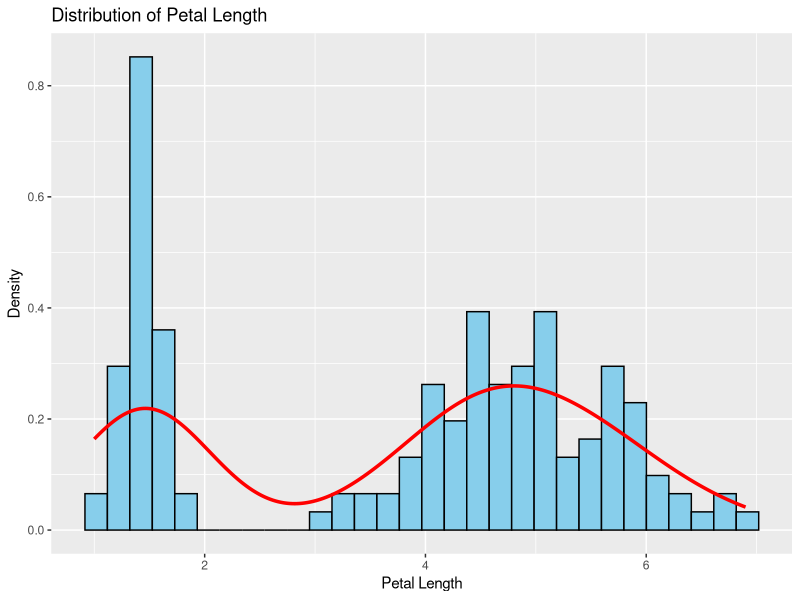

Recreate this plot in R. (Note: this script raises an error after producing the figure.)
# normal distribution, 鐘形對稱：平均值、中位數、眾數全部相同
# 約68% 落在 𝜇 ± 1 𝜎 ，95% 落在 𝜇 ± 2 𝜎 

# | 功能          | 說明            | R 寫法                                |
# | ------------ | --------------- | ------------------------------------ |
# | 計算 Z-score  | 對變數標準化      | `scale(x)`                           |
# | 理論常態密度   | 計算機率密度      | `dnorm(x, mean, sd)`                 |
# | 累積分布函數   | $P(X \leq x)$   | `pnorm(x, mean, sd)`                 |
# | 繪圖密度曲線   | 觀察分布狀況      | `geom_density()`, `geom_histogram()` |

library(ggplot2)
# ! aes() 代表「美學映射 (aesthetics)」：把資料欄位映射到圖形屬性（x、y、color、fill、size...）

ggplot(iris, aes(x = Petal.Length)) +
  geom_histogram(aes(y = after_stat(density)), bins = 30, fill = "skyblue", color = "black") +
  geom_density(color = "red", linewidth = 1.2) +
  labs(title = "Distribution of Petal Length", x = "Petal Length", y = "Density")


# 可以只輸出特定己行 c[]
iris$Petal.Length.z <- scale(iris$Petal.Length)
head(iris[c("Petal.Length", "Petal.Length.z")])
head(iris)

# -------------------------------------------------------
# dnorm vs pnorm
# dnorm, density of the normal distribution	
# 理論上的分布，圖會是鐘型
# pnorm, probability of the normal distribution
# 累積的分布，圖最後會到1(100%)

# -------------------------------------------------------
mu <- iris %>% summarise(m = mean(Sepal.Length)) %>% pull(m)
s  <- iris %>% summarise(s = sd(Sepal.Length))   %>% pull(s)

df <- tibble(x = seq(min(iris$Sepal.Length) - 0.5,
                     max(iris$Sepal.Length) + 0.5, by = 0.01)) %>%
  mutate(
    density = dnorm(x, mean = mu, sd = s),
    cdf     = pnorm(x, mean = mu, sd = s)
  )
# head(df)
ggplot(df, aes(x = x)) +
  geom_line(aes(y = density), color = "steelblue", size = 1.2) +
  geom_line(aes(y = cdf), color = "darkorange", size = 1.2) +
  labs(
    title = "dnorm() vs pnorm() for iris$Sepal.Length",
    subtitle = paste0("mean = ", round(mu, 2), ", sd = ", round(s, 2)),
    caption = "blue line's dnorm(), orange line's pnorm()"
  )

# -------------------------------------------------------
# 3.1
iris$Sepal.Length.z <- scale(iris$Sepal.Length)
head(iris)

# 3.2
ggplot(iris, aes(x = Sepal.Length)) +
    geom_histogram(aes(y = after_stat(density)),bins=100, fill = "skyblue", color = "black") +
    geom_density(color = "red", linewidth = 1.2) + 
    labs(title = "Distribution of Sepal Length", x = "Sepal Length", y = "Density")

# 3.3
ggplot(iris, aes(x = Sepal.Length.z)) + 
    geom_histogram(aes(y = after_stat(density)),bins=100, fill = "skyblue", color = "black") +
    geom_density(color = "red", linewidth = 1.2) + 
    geom_vline(xintercept = 0, linetype = "dashed", color = "darkred") + 
    labs(title = "Distribution of Sepal.Length.z", x = "Sepal Length", y = "Density")

# 3.4 小於的機率
# pnorm() 是回傳小於 x 數值的比例
pnorm(iris$Petal.Length, mean(iris$Petal.Length), sd(iris$Petal.Length))
# 這是傳回所有的數值，可以設定要傳回的
pnorm(4, mean = mean(iris$Petal.Length), sd = sd(iris$Petal.Length))
# 0.33382 是33.3%


# 3.5
dnorm(mean(iris$Petal.Length), mean(iris$Petal.Length), sd(iris$Petal.Length))
# 0.2259914
# 這是得出，在全部數據中，x 等同於中位數的機率

# 3.6
p <- ggplot(iris, aes(x = Petal.Length, fill = Species)) + 
  geom_density(alpha = 0.5, size = 0.5) +
  labs(
    title = "Density Plot of Petal Length by Species",
    x = "Petal Length",
    y = "Density"
  )
ggsave("statistic/w1_intro_to_R/line_plot.png", plot = p, width = 6, height = 4)

# alpha = 0.5 這是控直圖案的顏色深淺
